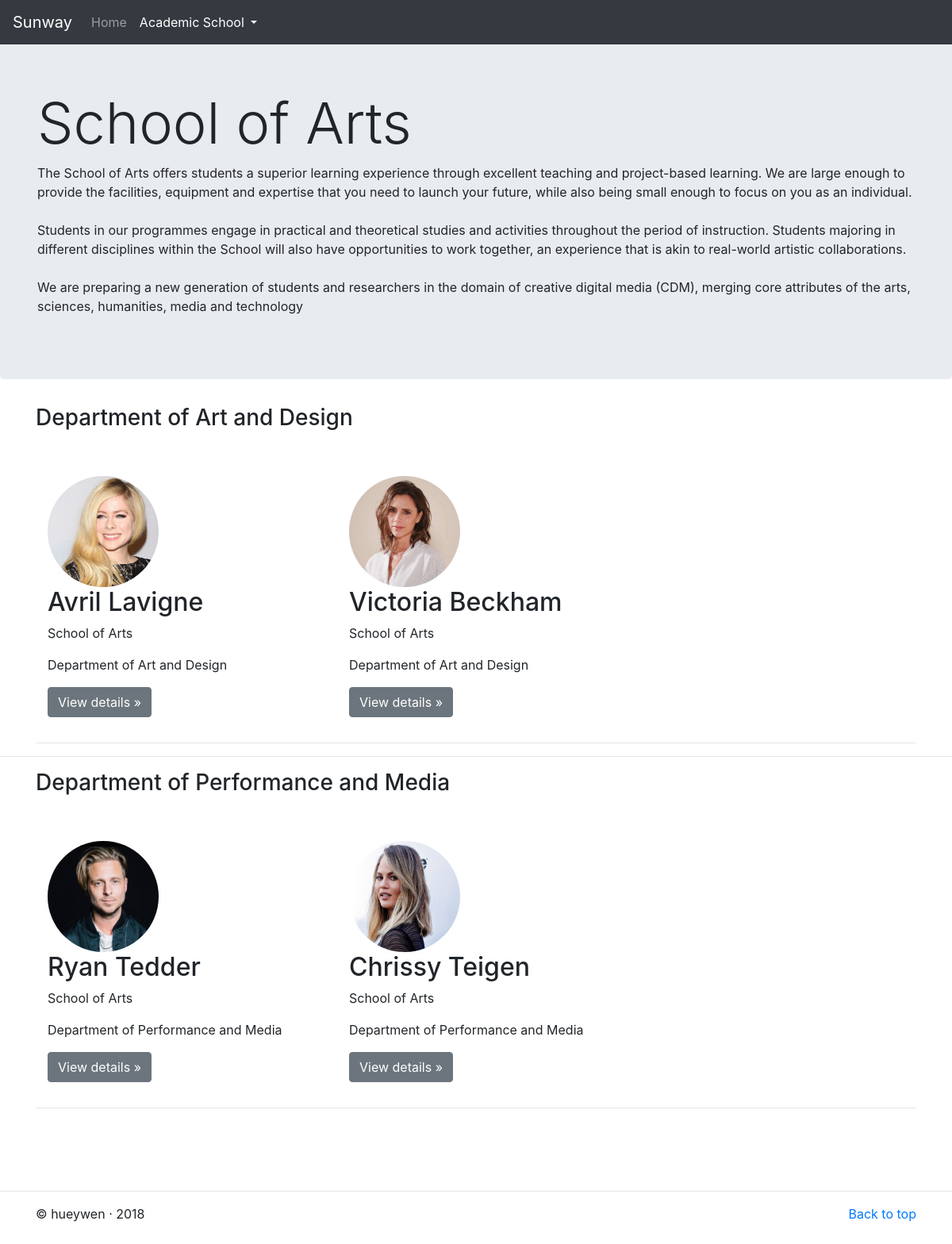
Page /fyp_HW/main/arts.php on the committed database.
### tables this page shows
CREATE TABLE `tbl_staffs` (
  `id` int(10) NOT NULL,
  `StaffId` varchar(6) NOT NULL,
  `firstName` varchar(255) NOT NULL,
  `lastName` varchar(255) NOT NULL,
  `nationality` varchar(255) NOT NULL,
  `dob` date NOT NULL,
  `email` varchar(255) NOT NULL,
  `startDate` date NOT NULL,
  `position` varchar(255) NOT NULL,
  `faculty` varchar(255) NOT NULL,
  `department` varchar(255) NOT NULL,
  `summary` varchar(50000) NOT NULL,
  `password` varchar(255) NOT NULL,
  `status` varchar(255) NOT NULL,
  `profile_picture` text,
  `created_on` timestamp NOT NULL DEFAULT CURRENT_TIMESTAMP,
  `updated_on` timestamp NOT NULL DEFAULT CURRENT_TIMESTAMP,
  `user_type` varchar(255) NOT NULL,
  `api_key` varchar(255) NOT NULL
);

### fyp_HW/main/arts.php (the view, shortened to what this page needs)
<?php
include('../inc/config.php');
$title = "School of Arts";
$description = "The School of Arts offers students a superior learning experience through excellent teaching and project-based
                learning. We are large enough to provide the facilities, equipment and expertise that you need to launch your
                future, while also being small enough to focus on you as an individual.
                <br><br>
                Students in our programmes engage in practical and theoretical studies and activities throughout the period of
                instruction. Students majoring in different disciplines within the School will also have opportunities to work
                together, an experience that is akin to real-world artistic collaborations.
                <br><br>
                We are preparing a new generation of students and researchers in the domain of creative digital media (CDM),
                merging core attributes of the arts, sciences, humanities, media and technology";
$department_list = array();
array_push($department_list,"Department of Art and Design");
array_push($department_list,"Department of Communication and Liberal Arts");
array_push($department_list,"Department of Performance and Media");
?>
<!DOCTYPE html>
<html lang="en">
<head>
    <link rel="stylesheet" href="https://stackpath.bootstrapcdn.com/bootstrap/4.1.3/css/bootstrap.min.css">
    <link rel="stylesheet" href="https://stackpath.bootstrapcdn.com/bootstrap/4.1.3/js/bootstrap.min.js">
    <link rel="stylesheet" href="https://stackpath.bootstrapcdn.com/bootstrap/4.1.3/js/bootstrap.bundle.min.js">
    <link href="../assets/assets/css/carousel.css" rel="stylesheet">
</head>
<body>
<header>
    <nav class="navbar navbar-expand-md navbar-dark fixed-top bg-dark">
        <a class="navbar-brand" href="#">Sunway</a>
        <div class="collapse navbar-collapse" id="navbarCollapse">
            <ul class="navbar-nav mr-auto">
                <li class="nav-item ">
                    <a class="nav-link" href="home.html">Home</a>
                </li>
                <li class="nav-item dropdown active">
                    <a class="nav-link dropdown-toggle" href="#" id="navbarDropdown" role="button" data-toggle="dropdown" aria-haspopup="true" aria-expanded="false">
                        Academic School
                    </a>
                </li>
            </ul>
        </div>
    </nav>
</header>
<main role="main">
    <div class="jumbotron">
        <div class="container">
            <h1 class="display-3"><?php echo $title?></h1>
            <p><?php echo $description;?></p>
        </div>
    </div>
    <?php
    $printed = false;
    foreach ($department_list as $data){
        $sql= "SELECT * FROM `tbl_staffs` WHERE `department` = :department";
        try {
            $query = $dbh->prepare($sql);
            $query->bindParam(':department',$data,PDO::PARAM_STR);
            $query->execute();
            $result = $query->fetchAll(PDO::FETCH_ASSOC);
            if (count($result)==0){
            }
            else{
                if($printed == false){
                    echo "
                            <div class='container'>
                            <h3>$data</h3>
                            <br><br>
                            <div class='row'>";
                }
            }
            foreach($result as $output) {
                $firstname = $output["firstName"];
                $lastname = $output["lastName"];
                $faculty = $output["faculty"];
                $department = $output["department"];
                $id = $output["StaffId"];
                $profile_picture = $output["profile_picture"];
                $image = "https://cdn1.iconfinder.com/data/icons/unique-round-blue/93/user-512.png";
                if(strcasecmp($profile_picture,"")==0 || strcasecmp($profile_picture,"none")==0){
                    $image = "https://cdn1.iconfinder.com/data/icons/unique-round-blue/93/user-512.png";
                }
                else{
                    $image = "../".$profile_picture;
                }
                echo "
                        <div class='col-lg-4'>
                            <div class='col-lg-12'>
                                 <img class='rounded-circle' src='$image' alt='Generic placeholder image' width='140' height='140'>
                                    <h2>$firstname $lastname</h2>
                                        <p>$faculty</p>
                                        <p>$department</p>
                                        <p>
                                            <a class='btn btn-secondary' href='user.php?id=$id' role='button'>View details &raquo;</a>
                                        </p>
                            </div>
                        </div>
                        ";
            }
        }
        catch(PDOException $e)
        {
            echo $e;
        }
        echo"
                </div>
                <hr>
                </div>
                ";
    }
    ?>
    <br><br><br>
    <hr>
    <footer class="container">
        <p class="float-right"><a href="#">Back to top</a></p>
        <p>&copy; hueywen &middot; 2018</p>
    </footer>
</main>
<link rel="stylesheet" href="https://stackpath.bootstrapcdn.com/bootstrap/4.1.3/css/bootstrap.min.css">
</body>
</html>

### fyp_HW/assets/assets/css/carousel.css (style rules this page uses)
body { padding-top: 3rem; padding-bottom: 3rem; color: #5a5a5a; }

### rows in the picture
tbl_staffs: profile_picture (picture), firstName "Avril", lastName "Lavigne", faculty "School of Arts", department "Department of Art and Design"
tbl_staffs: profile_picture (picture), firstName "Victoria", lastName "Beckham", faculty "School of Arts", department "Department of Art and Design"
tbl_staffs: profile_picture (picture), firstName "Ryan", lastName "Tedder", faculty "School of Arts", department "Department of Performance and Media"
tbl_staffs: profile_picture (picture), firstName "Chrissy", lastName "Teigen", faculty "School of Arts", department "Department of Performance and Media"

### other values in the picture
$title "School of Arts"
$data "Department of Art and Design"
$data "Department of Performance and Media"
